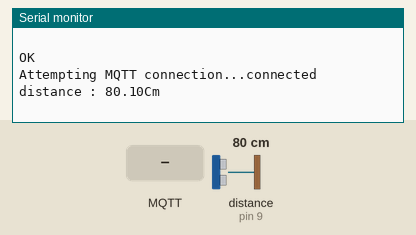
This sketch was run on a simulated Arduino Uno, built with avr-gcc and run on an emulated ATmega328P. Shown: the last lines printed to the serial monitor. Wiring (inferred from the names in the program): ultrasonic range finder: trigger pin 8; echo pin 9. The inputs (shaded band) are chosen by the test bench; at power-on: distance to the obstacle (sensor on pin 9) 80 cm. The echo pulse lasts 58.3 µs per cm; WiFi joins after 1.5 s; servers stay silent unless stated; no MQTT or app messages arrive unless stated.

Above: at 2.7 s.
2.8 s: MQTT message "1" arrives on the first subscribed topic
5.0 s: MQTT message "on" arrives on the first subscribed topic
7.0 s: MQTT message "off" arrives on the first subscribed topic
9.0 s: distance to the obstacle (sensor on pin 9) set to 2 cm
At 10.1 s:
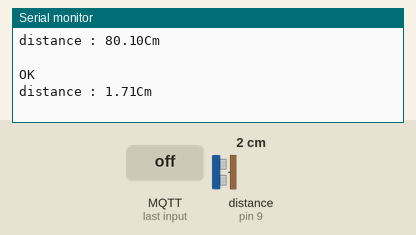
10.5 s: distance to the obstacle (sensor on pin 9) set to 4 cm
At 11.4 s:
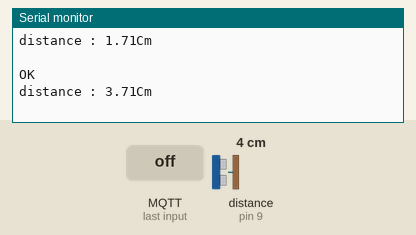
14.6 s: distance to the obstacle (sensor on pin 9) set to 299 cm
At 15.4 s:
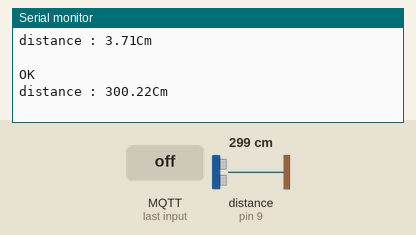
Timing chart, 0 to 17.6 s (numbered marks = the images above; inputs shaded):
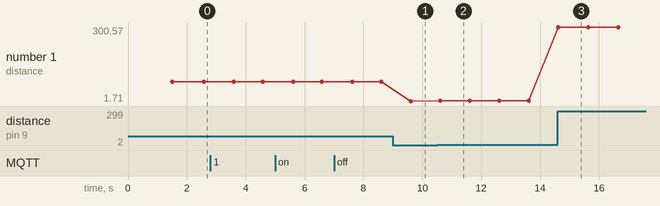

Measured:
- after the input at 9.0 s, the serial monitor: prints a new line after 0.60 s (image 1)
- after the input at 10.5 s, the serial monitor: prints a new line after 0.11 s (image 2)
- after the input at 14.6 s, the serial monitor: prints a new line at once (image 3)
- plotted number 1: 80.1 → 1.71 after the input at 9.0 s, 1.71 → 3.71 after the input at 10.5 s, 3.71 → 300.57 after the input at 14.6 s

The sketch:

20191112_mqtt_led.ino
```cpp
#include <SPI.h>
#include <Ethernet.h>
#include <PubSubClient.h>

// Update these with values suitable for your network.
byte mac[]    = {  0xDE, 0xED, 0xBA, 0xFE, 0xFE, 0xED };
IPAddress ip(192, 168, 23, 45);
IPAddress server(192, 168, 23, 43);
int trig = 8;
int echo = 9;

EthernetClient ethClient;
PubSubClient client(ethClient);

void callback(char* topic, byte* payload, unsigned int length) {

  Serial.print("Message arrived [");
  Serial.print(topic);
  Serial.print("] ");
  for (int i=0;i<length;i++) {
    Serial.print((char)payload[i]);
  }
    if((char)payload[0] < '10' )
      client.print("문이 닫혔습니다.");
    else if( (char)payload[0] > '10')
      client.print("문이 열렸습니다.");
    else;


  Serial.println();
}

void reconnect() {
  // Loop until we're reconnected
  while (!client.connected()) {
    Serial.print("Attempting MQTT connection...");
    // Attempt to connect
    if (client.connect("arduinoClient")) {
      Serial.println("connected");
      // Once connected, publish an announcement...
      client.publish("outTopic","hello world");
      // ... and resubscribe
      client.subscribe("inTopic");
    } else {
      Serial.print("failed, rc=");
      Serial.print(client.state());
      Serial.println(" try again in 5 seconds");
      // Wait 5 seconds before retrying
      delay(5000);
    }
  }
}

void setup()
{
  pinMode(trig, OUTPUT);   //trig 8번핀
  pinMode(echo, INPUT); //echo 9번핀
  Serial.begin(9600);

  client.setServer(server, 1883);
  client.setCallback(callback);

  Ethernet.begin(mac, ip);
  // Allow the hardware to sort itself out
  delay(1500);
}

void loop()
{
  digitalWrite(trig, LOW);
  digitalWrite(echo, LOW);
  delayMicroseconds(2);
  digitalWrite(trig, HIGH);
  delayMicroseconds(10);
  digitalWrite(trig, LOW);

  unsigned long duration = pulseIn(echo, HIGH);
  double distance = duration / 29.0 /2.0;

  Serial.print("distance : ");     //거리센서
  Serial.print(distance);     //거리센서
  Serial.println("Cm");

  Serial.println(" ");
  delay(1000);

  Serial.println("OK");

  if (!client.connected()) {
    reconnect();
  }
  client.loop();
}
```
